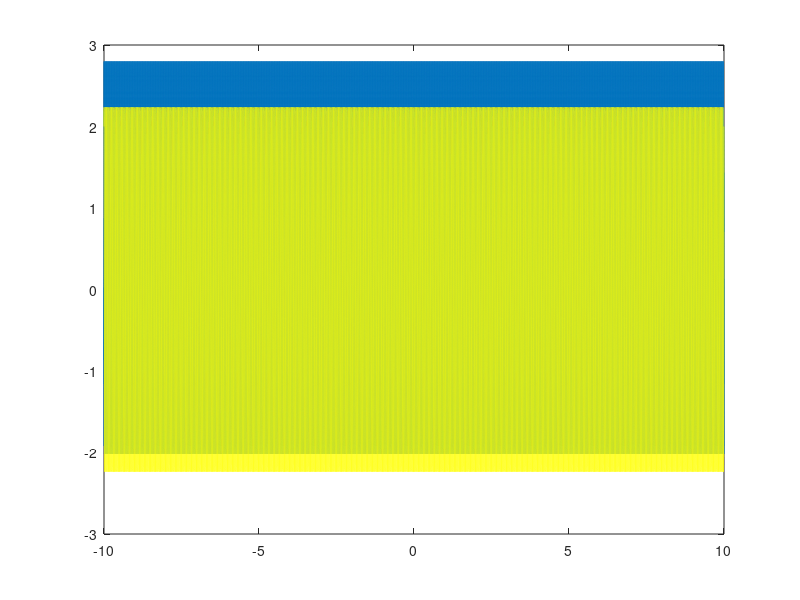

This figure's MATLAB source:
t=-10:0.00001:10;
 x= cos(100*pi*t) + cos(200*pi*t) + sin(500*pi*t);
 y=cos(50*pi*t)+cos(50*pi*t)+sin(50*pi*t);
 plot(t,x,t,y,'y');